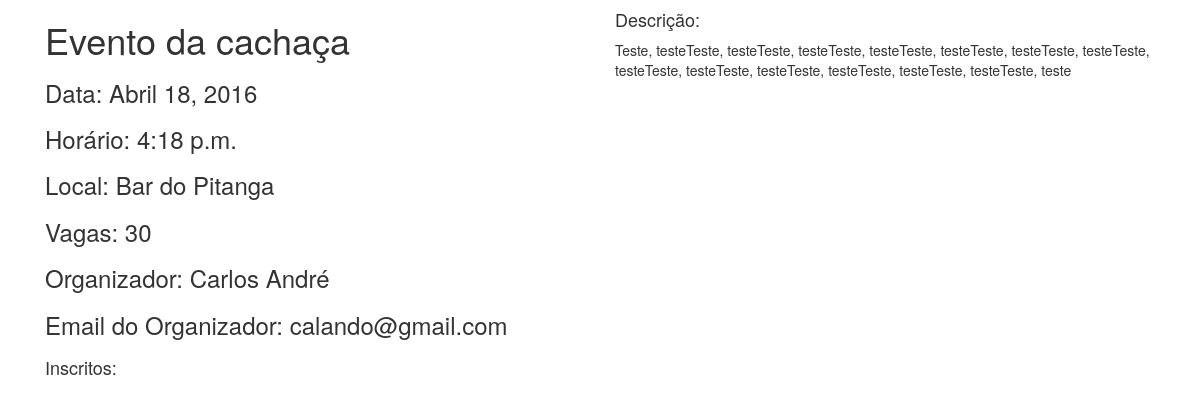
The page /evento/mostrar/3 on the database its author committed.
### evento/models.py (models this page shows, shortened)
@python_2_unicode_compatible
class Evento(models.Model):
    nome = models.CharField(max_length=200)
    data = models.DateField()
    local = models.CharField(max_length=200)
    descricao = models.TextField(blank=True)
    horario = models.TimeField()
    vagas = models.PositiveIntegerField()
    organizador = models.CharField(max_length=200)
    email_organizador = models.EmailField()

### evento/views.py (the view)
# urls.py: url(r'^mostrar/(?P<id>[0-9]+)$', views.mostrar_evento, name='mostrar_evento'),
def mostrar_evento(request, id):
    evento = get_object_or_404(Evento, id=id)
    return render(request, 'evento/mostrarEvento.html', {'evento': evento})

### evento/templates/evento/mostrarEvento.html (shortened to what this page needs)
{% load staticfiles %}
<!DOCTYPE html>
<html>
  <head>
    <link href="{% static 'evento/css/bootstrap.min.css' %}" rel="stylesheet">
  </head>
  <body>
    <div class="container">
      <div class="col-md-6">
        <h1>{{evento.nome}}</h1>
        <h3>Data: {{evento.data}}</h3>
        <h3>Horário: {{evento.horario}}</h3>
        <h3>Local: {{evento.local}}</h3>
        <h3>Vagas: {{evento.vagas}}</h3>
        <h3>Organizador: {{evento.organizador}}</h3>
        <h3>Email do Organizador: {{evento.email_organizador}}</h3>
      </div>
      <div class="col-md-6">
        <h4>Descrição:</h4>
      <p>
        {{evento.descricao}}
      </p>
      </div>
      <div class="col-md-12">
        <h4>Inscritos:</h4>
      </div>
    </div>
  </body>
</html>

### rows shown on the page
Evento: nome "Evento da cachaça", data "Abril 18, 2016", horario "4:18 p.m.", local "Bar do Pitanga", vagas "30", organizador "Carlos André", email_organizador "calando@gmail.com", descricao "Teste, testeTeste, testeTeste, testeTeste, testeTeste, testeTeste, testeTeste, testeTeste, testeTeste, testeTeste, testeTeste, testeTeste, testeTeste, testeTeste, teste"
